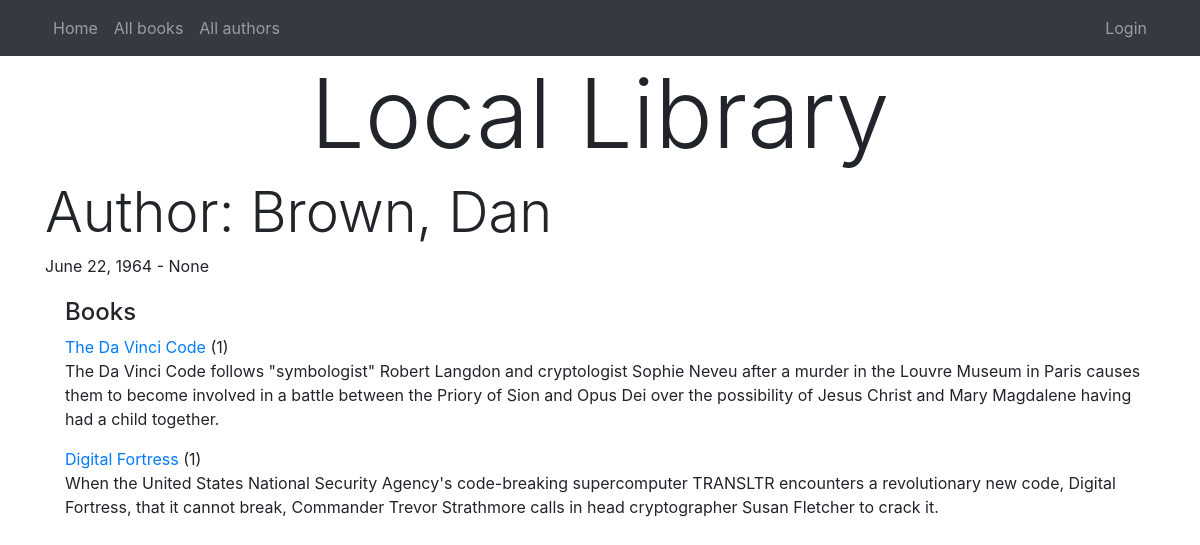
The app's page /catalog/author/1 with its own data.
### catalog/models.py (models this page shows, shortened)
class Author(models.Model):
    first_name = models.CharField(max_length=100)
    last_name = models.CharField(max_length=100)
    date_of_birth = models.DateField(null=True, blank=True)
    date_of_death = models.DateField('died', null=True, blank=True)
    class Meta:
        ordering = ['last_name', 'first_name']
    def __str__(self):
        return f'{self.last_name}, {self.first_name}'

class Book(models.Model):
    title = models.CharField(max_length=200)
    author = models.ForeignKey(Author, on_delete=models.SET_NULL, null=True)
    summary = models.TextField(max_length=1000, help_text='Enter a brief description of the book')
    isbn = models.CharField('ISBN', max_length=13, unique=True,
                            help_text='13 Character <a href="https://www.isbn-international.org/content/what-isbn">ISBN number</a>')
    genre = models.ManyToManyField(Genre, help_text='Select a genre for this book')
    def display_genre(self):
        return ', '.join(genre.name for genre in self.genre.all()[:3])
    display_genre.short_description = 'Genre'
    def get_absolute_url(self):
        return reverse('book-detail', args=[str(self.id)])

### catalog/views.py (the view)
# urls.py: path('author/<int:pk>', views.AuthorDetailView.as_view(), name='author-detail'),
class AuthorDetailView(generic.DetailView):
    model = Author
    template_name = 'authors/detail.html'

### catalog/templates/authors/detail.html
{% extends "base.html" %}
{% block content %}
    <h2 class="display-4">Author: {{ author }}</h2>
    <p>{{ author.date_of_birth }} - {{ author.date_of_death }}</p>
    <div style="margin-left:20px;margin-top:20px">
        <h4>Books</h4>
        {% for book in author.book_set.all %}
            <a href="{{ book.get_absolute_url }}">{{ book.title }}</a> ({{ book.bookinstance_set.all.count }})
            <p>{{ book.summary }}</p>
        {% endfor %}
    </div>
{% endblock %}

### records on screen
Author: last_name+first_name "Brown, Dan", date_of_birth "June 22, 1964", date_of_death "None"
Book: title "The Da Vinci Code", bookinstance_set.all.count "1", summary "The Da Vinci Code follows \"symbologist\" Robert Langdon and cryptologist Sophie Neveu after a murder in the Louvre Museum in Paris causes them to become involved in a battle between the Priory of Sion and Opus Dei over the possibility of Jesus Christ and Mary Magdalene having had a child together."
Book: title "Digital Fortress", bookinstance_set.all.count "1", summary "When the United States National Security Agency's code-breaking supercomputer TRANSLTR encounters a revolutionary new code, Digital Fortress, that it cannot break, Commander Trevor Strathmore calls in head cryptographer Susan Fletcher to crack it."
